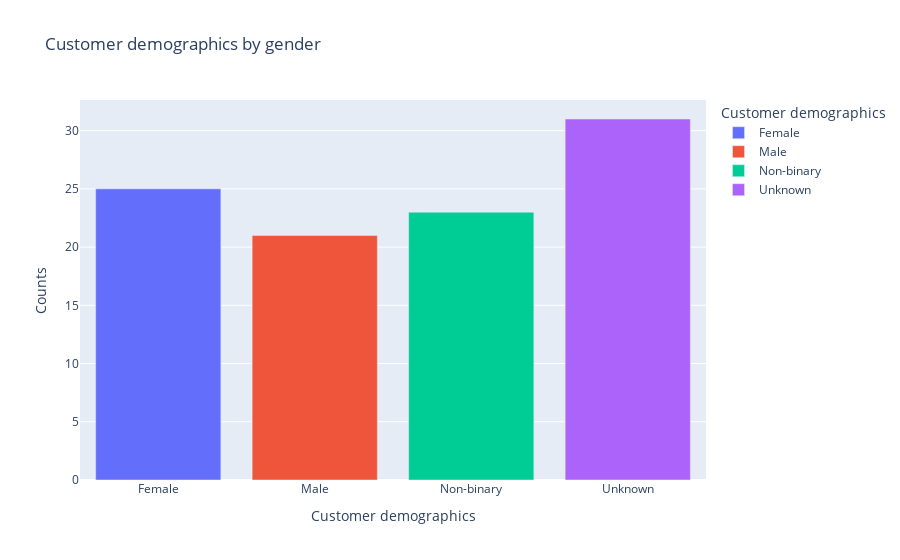

Write notebook code for a chart like this one.
### Code cell
customer_demog = data.groupby('Customer demographics').apply(lambda x:x['Product type'].count()).reset_index(name='Counts')
px.bar(customer_demog,x='Customer demographics',y='Counts',color='Customer demographics',title='Customer demographics by gender')

### Figure 1 — Plotly figure (JSON) as saved in the notebook; plotly's stock layout.template omitted (floating-point values rounded to 4 significant figures)
{"data": [{"alignmentgroup": "True", "hovertemplate": "Customer demographics=%{x}<br>Counts=%{y}<extra></extra>", "legendgroup": "Female", "marker": {"color": "#636efa", "pattern": {"shape": ""}}, "name": "Female", "offsetgroup": "Female", "orientation": "v", "showlegend": true, "textposition": "auto", "type": "bar", "x": ["Female"], "xaxis": "x", "y": [25], "yaxis": "y"}, {"alignmentgroup": "True", "hovertemplate": "Customer demographics=%{x}<br>Counts=%{y}<extra></extra>", "legendgroup": "Male", "marker": {"color": "#EF553B", "pattern": {"shape": ""}}, "name": "Male", "offsetgroup": "Male", "orientation": "v", "showlegend": true, "textposition": "auto", "type": "bar", "x": ["Male"], "xaxis": "x", "y": [21], "yaxis": "y"}, {"alignmentgroup": "True", "hovertemplate": "Customer demographics=%{x}<br>Counts=%{y}<extra></extra>", "legendgroup": "Non-binary", "marker": {"color": "#00cc96", "pattern": {"shape": ""}}, "name": "Non-binary", "offsetgroup": "Non-binary", "orientation": "v", "showlegend": true, "textposition": "auto", "type": "bar", "x": ["Non-binary"], "xaxis": "x", "y": [23], "yaxis": "y"}, {"alignmentgroup": "True", "hovertemplate": "Customer demographics=%{x}<br>Counts=%{y}<extra></extra>", "legendgroup": "Unknown", "marker": {"color": "#ab63fa", "pattern": {"shape": ""}}, "name": "Unknown", "offsetgroup": "Unknown", "orientation": "v", "showlegend": true, "textposition": "auto", "type": "bar", "x": ["Unknown"], "xaxis": "x", "y": [31], "yaxis": "y"}], "layout": {"barmode": "relative", "legend": {"title": {"text": "Customer demographics"}, "tracegroupgap": 0}, "title": {"text": "Customer demographics by gender"}, "xaxis": {"anchor": "y", "categoryarray": ["Female", "Male", "Non-binary", "Unknown"], "categoryorder": "array", "domain": [0, 1], "title": {"text": "Customer demographics"}}, "yaxis": {"anchor": "x", "domain": [0, 1], "title": {"text": "Counts"}}}}
